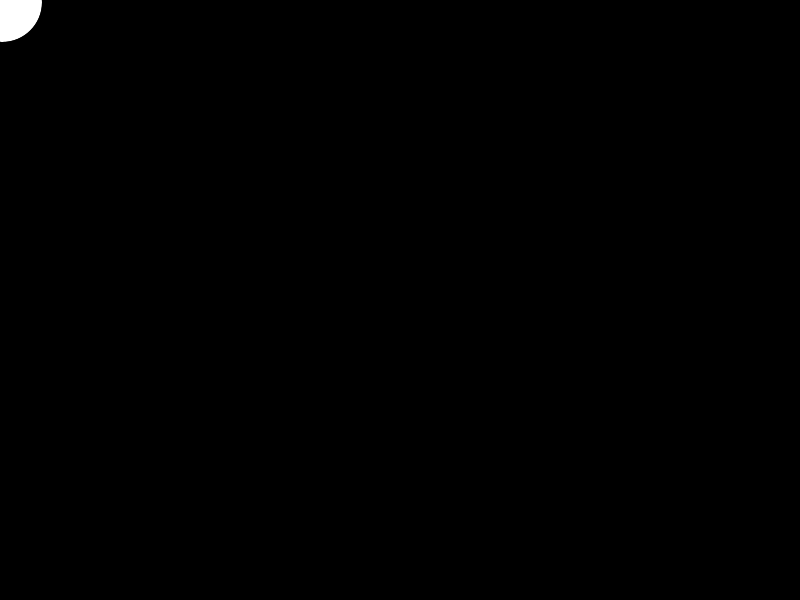
Frame 1 (no input)
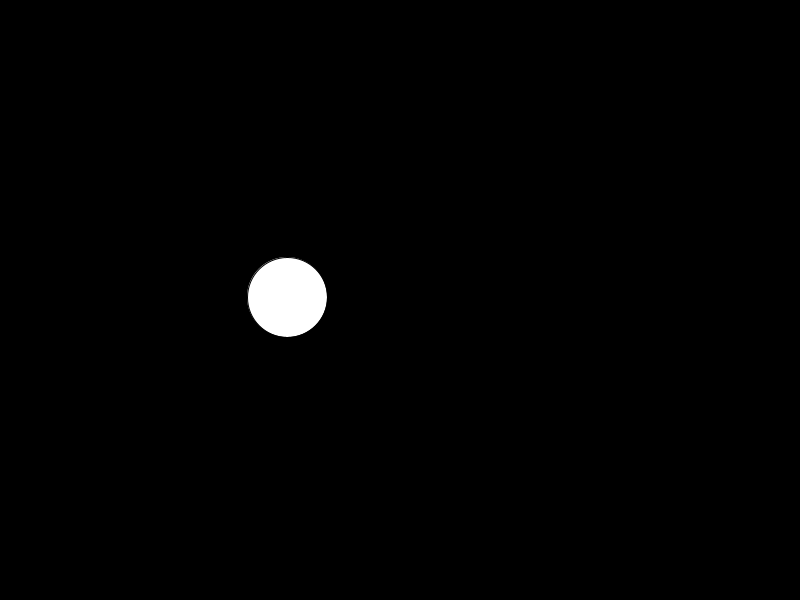
Frame 60 (the mouse pressed at the canvas centre just before this capture)
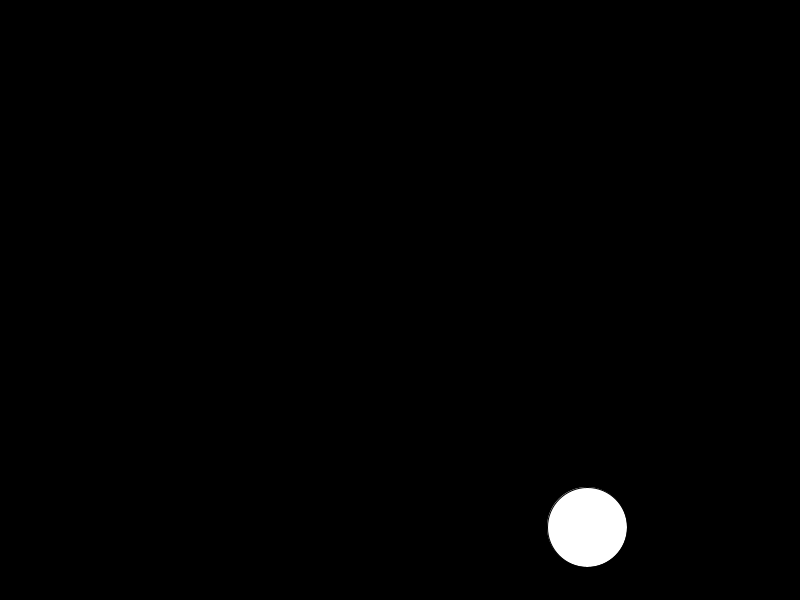
Frame 120 (the mouse held since frame 60 and released just before this capture)

The Processing sketch that drew these frames (run headless with seeded random() and noise(); from frame 60 on, the mouse is pressed at the canvas centre):

// Processing sketch: BouncingWithVectors
// ── BouncingWithVectors.pde
//declare variables
float diam;
PVector loc; //replaces x and y
PVector vel = new PVector(2, 2); //replaces velX and velY
void setup() {
  //set size of canvas
  size(800, 600);

  //initialize variables
  loc = new PVector(2,2);
  vel = new PVector(-5,5);
  diam = 80;
}

void draw() {
  //draw background to cover previous frame
  background(0);

  //draw ball
  ellipse(loc.x, loc.y, diam, diam);

  //add velocity to position
loc.add(vel);

  //bounce ball if it hits walls
  if (loc.x + diam/2 >= width) {
    vel.x = -abs(vel.x);    //if the ball hits the right wall, assign x velocity the negative version of itself
  } else if (loc.x - diam/2 <= 0) {
    vel.x = abs(vel.x);     //if the ball hits the left wall, assign x velocity the positive version of itself
  }
  if (loc.y + diam/2 >= height) {
    vel.y = -abs(vel.y);
  } else if (loc.y - diam/2 <= 0) {
    vel.y = abs(vel.y);
  }
}
